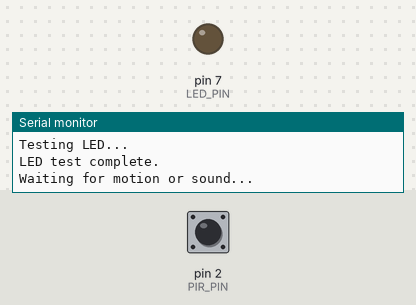
The sketch below on a simulated Arduino Uno, built with avr-gcc and run on an emulated ATmega328P. Shown: output pins drawn as LEDs (lit = HIGH), the last lines printed to the serial monitor. The inputs (shaded band) are chosen by the test bench; at power-on: pin 2 (PIR_PIN) HIGH.

Above: at 2.2 s.
2.3 s: pin 2 (PIR_PIN) pulsed LOW 2 times (0.12 s each, 0.3 s apart)
At 3.6 s:
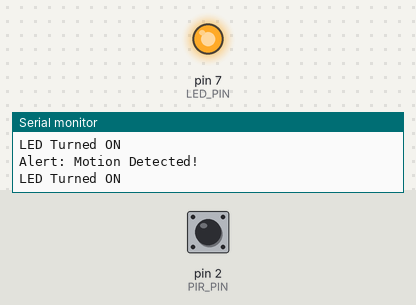
Timing chart, 0 to 9.2 s (numbered marks = the images above; inputs shaded):
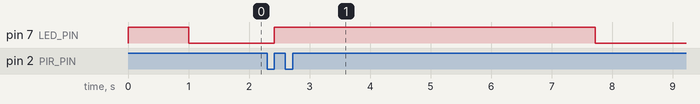

Measured:
- after the input at 2.3 s, pin 7 (LED_PIN): LOW → HIGH after 0.12 s, → LOW 5.3 s later

The sketch:

code.ino
```cpp
#define PIR_PIN 2      // PIR motion sensor output pin
#define LED_PIN 7      // LED pin

volatile bool motionDetected = false;  // Flag for motion detection
volatile unsigned long ledTurnOnTime = 0; // Time when LED was turned on

// Interrupt Service Routine for motion detection
void detectMotion() {
  motionDetected = true;
}

void setup() {
  Serial.begin(9600);
  Serial.println("System Initializing...");

  pinMode(PIR_PIN, INPUT);
  pinMode(LED_PIN, OUTPUT);

  // Test LED at startup
  Serial.println("Testing LED...");
  digitalWrite(LED_PIN, HIGH);
  delay(1000);
  digitalWrite(LED_PIN, LOW);
  Serial.println("LED test complete.");

  // Attach interrupts
  attachInterrupt(digitalPinToInterrupt(PIR_PIN), detectMotion, RISING);

  Serial.println("Waiting for motion or sound...");
}

void loop() {
  if (motionDetected) {
    Serial.println("Alert: Motion Detected!");
    digitalWrite(LED_PIN, HIGH);
    Serial.println("LED Turned ON");

    ledTurnOnTime = millis(); // Record the LED on time

    // Reset flags
    motionDetected = false;
  }

  // Turn off LED after 5 seconds
  if (ledTurnOnTime != 0 && millis() - ledTurnOnTime >= 5000) {
    digitalWrite(LED_PIN, LOW);
    Serial.println("LED Turned OFF");
    ledTurnOnTime = 0; // Reset timer
  }
}
```
